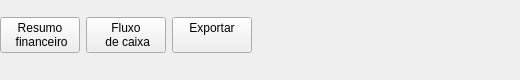
      <widget class="QWidget" name="page_56">
       <widget class="QWidget" name="horizontalLayoutWidget_7">
        <property name="geometry">
         <rect>
          <x>0</x>
          <y>0</y>
          <width>511</width>
          <height>71</height>
         </rect>
        </property>
        <layout class="QHBoxLayout" name="horizontalLayout_73">
         <item>
          <layout class="QGridLayout" name="gridLayout_6">
           <item row="0" column="0">
            <widget class="QPushButton" name="bttn_dashBoard">
             <property name="text">
              <string>Resumo 
 financeiro</string>
             </property>
            </widget>
           </item>
           <item row="0" column="3">
            <spacer name="horizontalSpacer_13">
             <property name="orientation">
              <enum>Qt::Horizontal</enum>
             </property>
             <property name="sizeType">
              <enum>QSizePolicy::Preferred</enum>
             </property>
             <property name="sizeHint" stdset="0">
              <size>
               <width>400</width>
               <height>20</height>
              </size>
             </property>
            </spacer>
           </item>
           <item row="0" column="2">
            <widget class="QPushButton" name="pushButton_24">
             <property name="text">
              <string>Exportar 
 </string>
             </property>
            </widget>
           </item>
           <item row="0" column="1">
            <widget class="QPushButton" name="bttn_cashFlow">
             <property name="text">
              <string>Fluxo 
 de caixa</string>
             </property>
            </widget>
           </item>
          </layout>
         </item>
        </layout>
       </widget>
      </widget>
